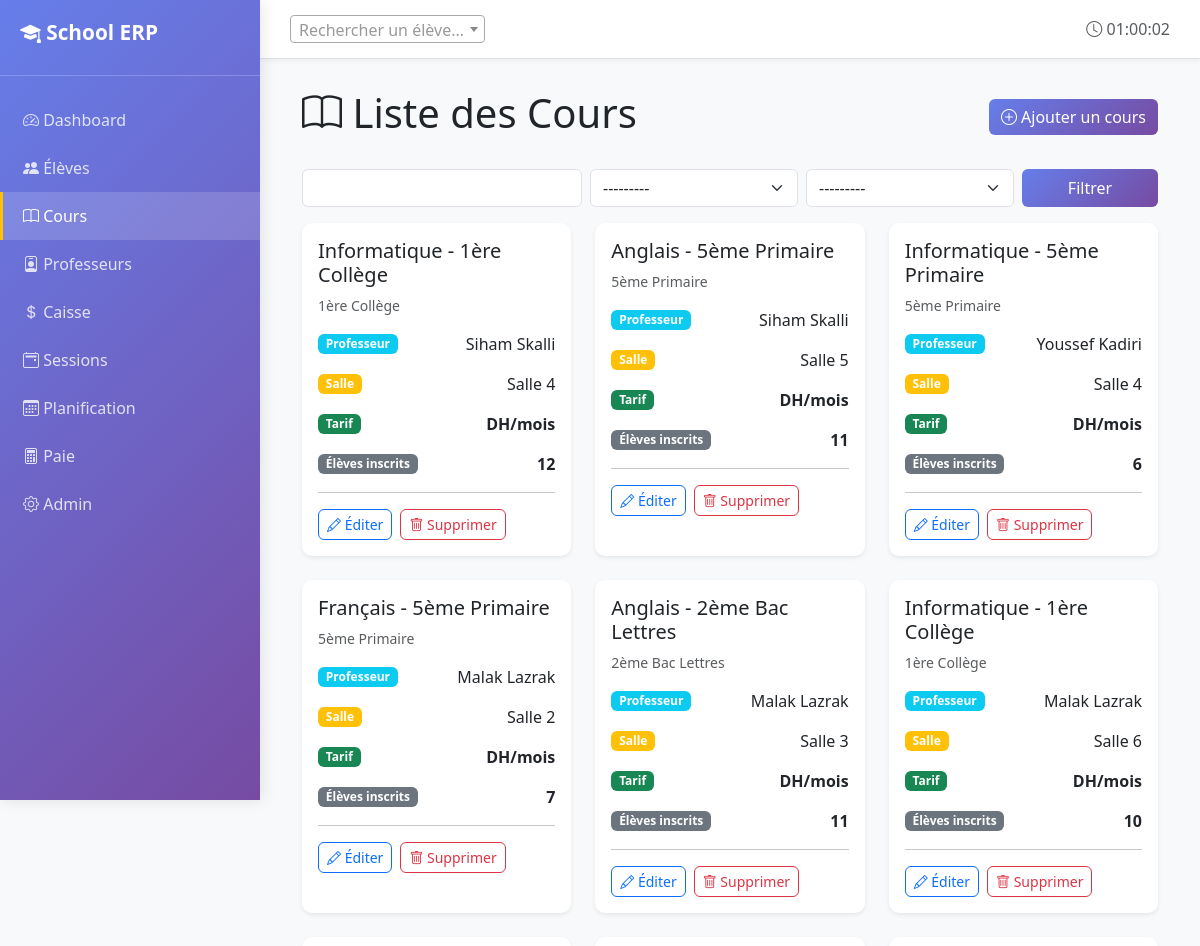
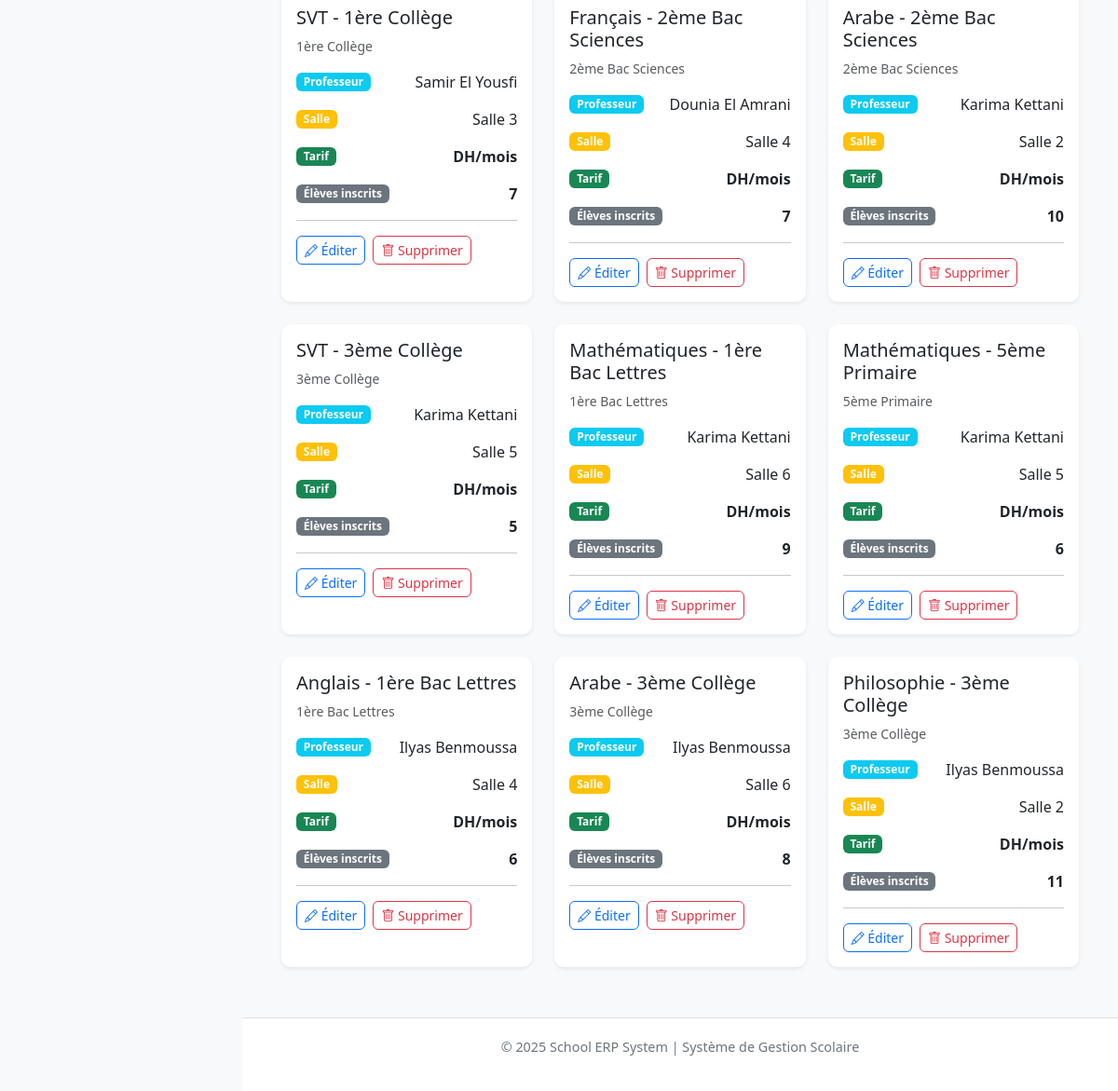
Page /courses/ on the committed database (2 pictures, top to bottom).
### core/models.py (models this page shows, shortened)
class CourseGroup(models.Model):
    DAYS_CHOICES = [
        ('MON', 'Lundi'),
        ('TUE', 'Mardi'),
        ('WED', 'Mercredi'),
        ('THU', 'Jeudi'),
        ('FRI', 'Vendredi'),
        ('SAT', 'Samedi'),
        ('SUN', 'Dimanche'),
    ]
    name = models.CharField(max_length=100, verbose_name="Nom du groupe")
    subject = models.CharField(max_length=100, verbose_name="Matière")
    level = models.CharField(max_length=50, verbose_name="Niveau")
    monthly_price = models.DecimalField(
        max_digits=8,
        decimal_places=2,
        validators=[MinValueValidator(Decimal('0.01'))],
        verbose_name="Prix mensuel (DH)"
    )
    teacher = models.ForeignKey(
        Teacher,
        on_delete=models.PROTECT,
        related_name='course_groups',
        verbose_name="Professeur"
    )
    room = models.ForeignKey(
        Room,
        on_delete=models.PROTECT,
        related_name='course_groups',
        verbose_name="Salle"
    )
    schedule_day = models.CharField(
        max_length=3,
        choices=DAYS_CHOICES,
        verbose_name="Jour"
    )
    start_time = models.TimeField(verbose_name="Heure de début")
    end_time = models.TimeField(verbose_name="Heure de fin")
    is_active = models.BooleanField(default=True, verbose_name="Actif")
    created_at = models.DateTimeField(auto_now_add=True)
    class Meta:
        verbose_name = "Groupe de cours"
        verbose_name_plural = "Groupes de cours"
        ordering = ['schedule_day', 'start_time', 'name']
        unique_together = [['room', 'schedule_day', 'start_time']]

class Teacher(models.Model):
    name = models.CharField(max_length=100, verbose_name="Nom complet")
    phone = models.CharField(max_length=20, verbose_name="Téléphone")
    email = models.EmailField(blank=True, verbose_name="Email")
    hourly_rate = models.DecimalField(
        max_digits=8,
        decimal_places=2,
        validators=[MinValueValidator(Decimal('0.01'))],
        verbose_name="Tarif horaire (DH)"
    )
    is_active = models.BooleanField(default=True, verbose_name="Actif")
    created_at = models.DateTimeField(auto_now_add=True)
    class Meta:
        verbose_name = "Professeur"
        verbose_name_plural = "Professeurs"
        ordering = ['name']
    def __str__(self):
        return f"{self.name} ({self.hourly_rate} DH/h)"

class Room(models.Model):
    name = models.CharField(max_length=50, unique=True, verbose_name="Nom de la salle")
    capacity = models.PositiveIntegerField(
        validators=[MinValueValidator(1)],
        verbose_name="Capacité"
    )
    is_active = models.BooleanField(default=True, verbose_name="Active")
    class Meta:
        verbose_name = "Salle"
        verbose_name_plural = "Salles"
        ordering = ['name']
    def __str__(self):
        return f"{self.name} ({self.capacity} places)"

### core/views.py (the view)
# urls.py: path('courses/', views.courses_list, name='courses_list'),
def courses_list(request):
	from .models import CourseGroup
	courses = CourseGroup.objects.all().select_related('teacher', 'room')
	from django.db.models import Count
	courses = courses.annotate(enrollment_count=Count('enrollment'))
	course_filter = CourseGroupFilter(request.GET, queryset=courses)
	courses = course_filter.qs
	return render(request, 'core/courses_list.html', {'courses': courses, 'filter': course_filter})

### core/templatetags/nav_active.py (called while the page is built)
@register.simple_tag(takes_context=True)
def active_if(context, *names):
    request = context.get("request")
    if not request or not request.resolver_match:
        return ""
    return "active" if request.resolver_match.url_name in names else ""

### templates/core/courses_list.html (shortened to what this page needs)
{% extends 'core/base.html' %}
{% block content %}
<div class="container">
    <div class="d-flex justify-content-between align-items-center mb-4">
        <h1><i class="bi bi-book"></i> Liste des Cours</h1>
        <a href="/admin/core/coursegroup/add/" class="btn btn-primary" target="_blank">
            <i class="bi bi-plus-circle"></i> Ajouter un cours
        </a>
    </div>
    <div class="mb-3">
        <form method="get" class="row g-2">
            <div class="col-md-4">{{ filter.form.name }}</div>
            <div class="col-md-3">{{ filter.form.teacher }}</div>
            <div class="col-md-3">{{ filter.form.room }}</div>
            <div class="col-md-2 d-grid"><button class="btn btn-primary">Filtrer</button></div>
        </form>
    </div>
    {% if courses %}
        <div class="row">
            {% for course in courses %}
                <div class="col-lg-4 col-md-6 mb-4">
                    <div class="card h-100 shadow-sm">
                        <div class="card-body">
                            <h5 class="card-title">{{ course.name }}</h5>
                            <p class="text-muted small mb-3">{{ course.level }}</p>
                            <div class="mb-3">
                                <div class="d-flex justify-content-between align-items-center">
                                    <span class="badge bg-info">Professeur</span>
                                    <span>{{ course.teacher.name }}</span>
                                </div>
                            </div>
                            <div class="mb-3">
                                <div class="d-flex justify-content-between align-items-center">
                                    <span class="badge bg-warning">Salle</span>
                                    <span>{{ course.room.name }}</span>
                                </div>
                            </div>
                            <div class="mb-3">
                                <div class="d-flex justify-content-between align-items-center">
                                    <span class="badge bg-success">Tarif</span>
                                    <strong>{{ course.price_per_month }} DH/mois</strong>
                                </div>
                            </div>
                            <div class="mb-3">
                                <div class="d-flex justify-content-between align-items-center">
                                    <span class="badge bg-secondary">Élèves inscrits</span>
                                    <span><strong>{{ course.enrollment_count }}</strong></span>
                                </div>
                            </div>
                            <hr>
                            <div class="d-flex gap-2">
                                <a href="/admin/core/coursegroup/{{ course.id }}/change/" class="btn btn-sm btn-outline-primary" target="_blank">
                                    <i class="bi bi-pencil"></i> Éditer
                                </a>
                                <a href="/admin/core/coursegroup/{{ course.id }}/delete/" class="btn btn-sm btn-outline-danger" target="_blank">
                                    <i class="bi bi-trash"></i> Supprimer
                                </a>
                            </div>
                        </div>
                    </div>
                </div>
            {% endfor %}
        </div>
    {% endif %}
</div>
{% endblock %}

### templates/core/base.html (style rules this page uses)
:root { --primary-color: #0d6efd; --secondary-color: #6c757d; --success-color: #198754; --danger-color: #dc3545; --warning-color: #ffc107; }
body { display: flex; min-height: 100vh; background-color: #f8f9fa; }
.card { border: none; border-radius: 10px; box-shadow: 0 2px 8px rgba(0,0,0,0.08); transition: transform 0.2s, box-shadow 0.2s; }
.btn { border-radius: 6px; font-weight: 500; transition: all 0.3s; }
.btn-primary { background: linear-gradient(135deg, #667eea 0%, #764ba2 100%); border: none; }

### rows in the picture
CourseGroup: name "Informatique - 1ère Collège", level "1ère Collège", teacher.name "Siham Skalli", room.name "Salle 4", enrollment_count "12"
CourseGroup: name "Anglais - 5ème Primaire", level "5ème Primaire", teacher.name "Siham Skalli", room.name "Salle 5", enrollment_count "11"
CourseGroup: name "Informatique - 5ème Primaire", level "5ème Primaire", teacher.name "Youssef Kadiri", room.name "Salle 4", enrollment_count "6"
CourseGroup: name "Français - 5ème Primaire", level "5ème Primaire", teacher.name "Malak Lazrak", room.name "Salle 2", enrollment_count "7"
CourseGroup: name "Anglais - 2ème Bac Lettres", level "2ème Bac Lettres", teacher.name "Malak Lazrak", room.name "Salle 3", enrollment_count "11"
CourseGroup: name "Informatique - 1ère Collège", level "1ère Collège", teacher.name "Malak Lazrak", room.name "Salle 6", enrollment_count "10"
CourseGroup: name "SVT - 1ère Collège", level "1ère Collège", teacher.name "Samir El Yousfi", room.name "Salle 3", enrollment_count "7"
CourseGroup: name "Français - 2ème Bac Sciences", level "2ème Bac Sciences", teacher.name "Dounia El Amrani", room.name "Salle 4", enrollment_count "7"
CourseGroup: name "Arabe - 2ème Bac Sciences", level "2ème Bac Sciences", teacher.name "Karima Kettani", room.name "Salle 2", enrollment_count "10"
CourseGroup: name "SVT - 3ème Collège", level "3ème Collège", teacher.name "Karima Kettani", room.name "Salle 5", enrollment_count "5"
CourseGroup: name "Mathématiques - 1ère Bac Lettres", level "1ère Bac Lettres", teacher.name "Karima Kettani", room.name "Salle 6", enrollment_count "9"
CourseGroup: name "Mathématiques - 5ème Primaire", level "5ème Primaire", teacher.name "Karima Kettani", room.name "Salle 5", enrollment_count "6"
CourseGroup: name "Anglais - 1ère Bac Lettres", level "1ère Bac Lettres", teacher.name "Ilyas Benmoussa", room.name "Salle 4", enrollment_count "6"
CourseGroup: name "Arabe - 3ème Collège", level "3ème Collège", teacher.name "Ilyas Benmoussa", room.name "Salle 6", enrollment_count "8"
CourseGroup: name "Philosophie - 3ème Collège", level "3ème Collège", teacher.name "Ilyas Benmoussa", room.name "Salle 2", enrollment_count "11"
